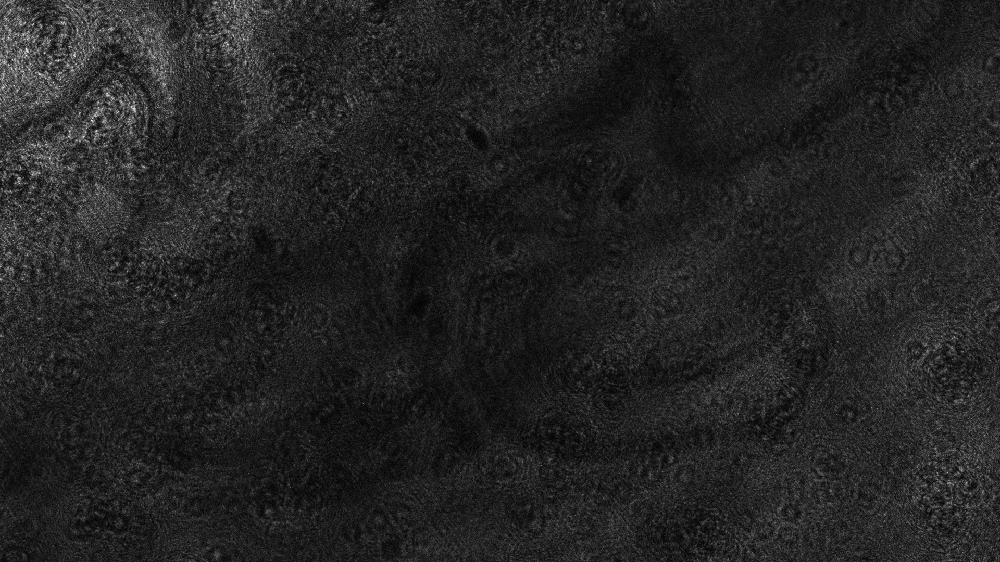
%> input picture Executables/ImageFiles/DiffuserOnly4x4_April12/Image3.png, 1000 x 562 px, shrunk from 1920 x 1080 before the run
$ octave untitled.m   (GNU Octave 9; MATLAB toolbox functions it lacks are replaced by stand-ins)
%> lines starting %> are read from the running program, lines starting %| are printed output that depends on the picture
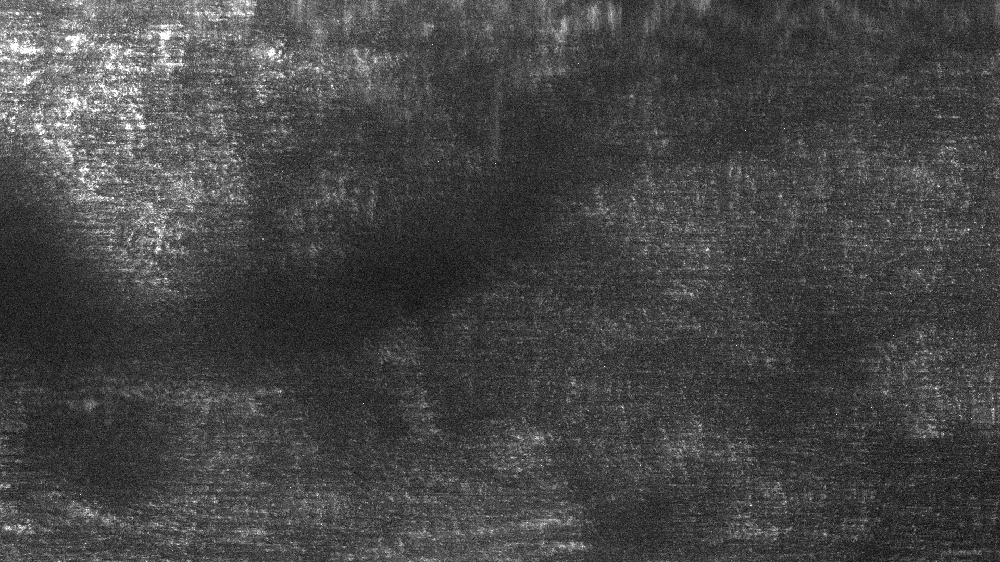
%> input picture Executables/ImageFiles/TestApril7_5x5_MJ_Laptop/Image22.png, 1000 x 562 px, shrunk from 1920 x 1080 before the run
### findShift2Images.m
%Finds corrilation in 2D between 2 same sized images
function [xShift,yShift] = findShift2Images(a,b)

% Things to add:
% Sepereate out nfft2 alh nifft2 functions

    a = norm2max(a);
    b = norm2max(b);

    imdiff = abs(a-b); imdiff = imdiff/max(imdiff(:));
%> after `imdiff = abs(a-b)`:
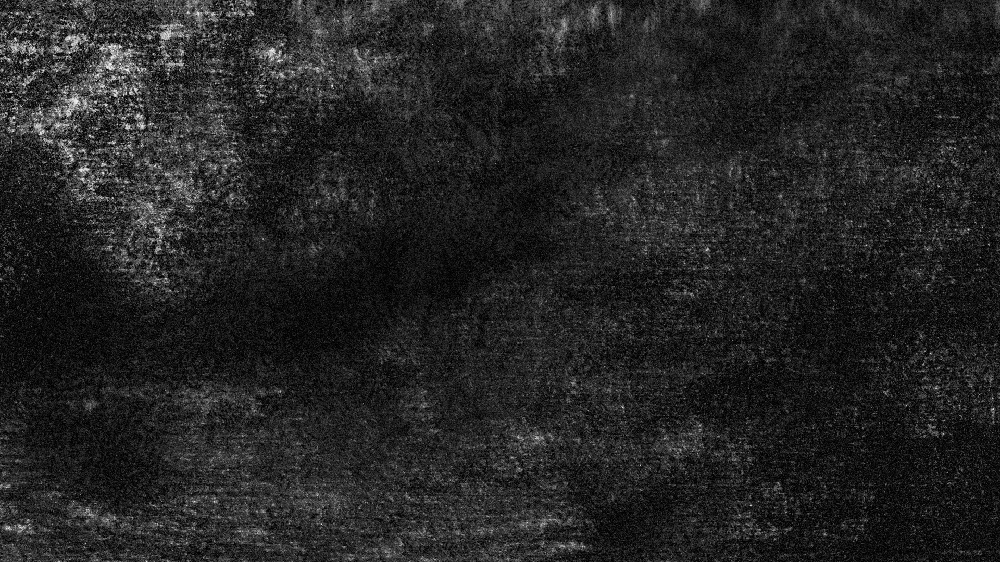
%> imdiff: size 562x1000 double; min 3.94e-07, max 0.968, mean 0.145
    msk = imdiff<0.1;
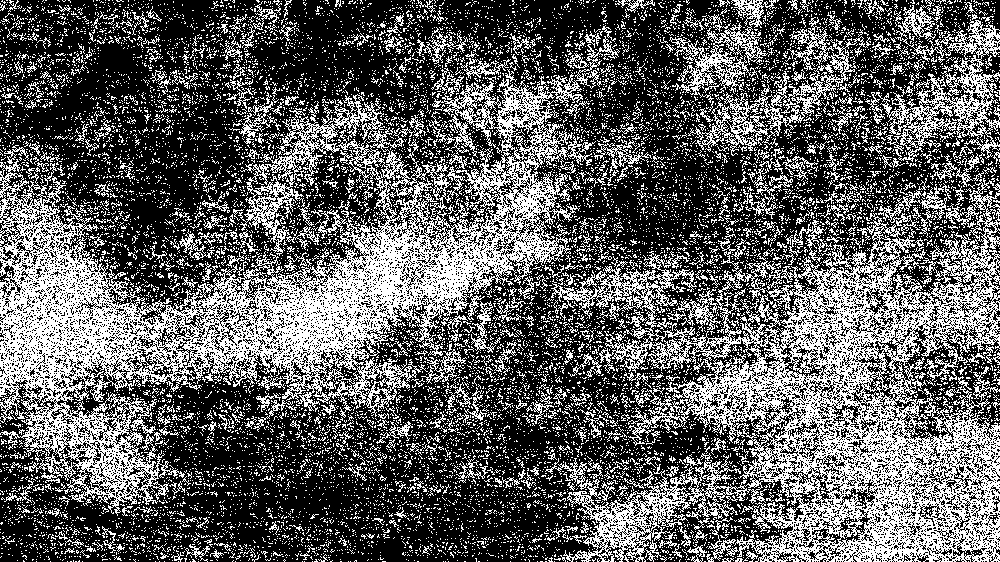
%> msk: size 562x1000 logical; 37.3% white in thin lines or dots
    a(msk)=0.1;
    b(msk)=-0.1;

    imagesc( imdiff );
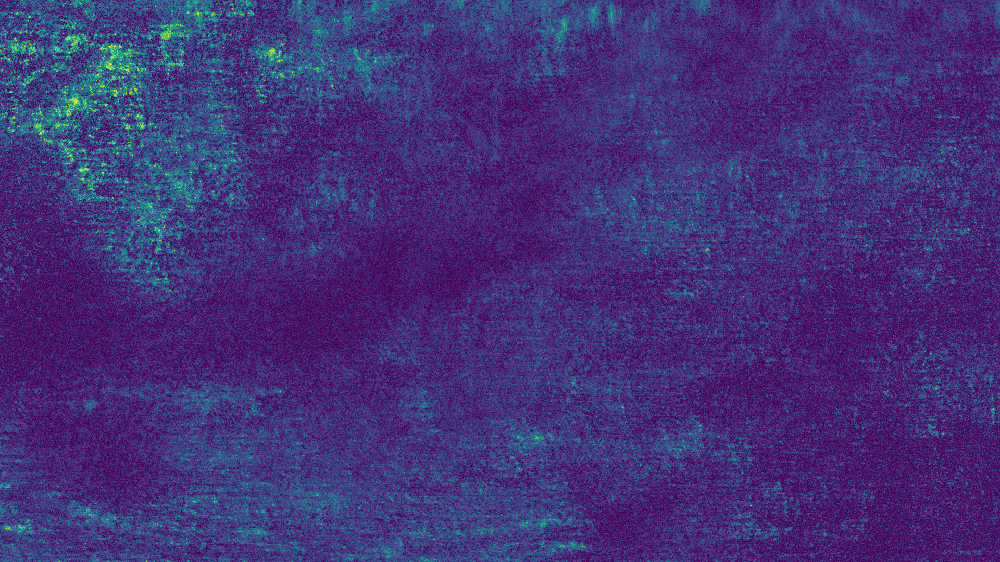
%> displayed picture: size 562x1000x3, on the screen's scale of 0 to 255; mean R, G, B 66.6, 50, 120.4

    ax1 = subplot(121);
    imagesc(a); axis image;
    ax2 = subplot(122);
    imagesc(b); axis image;

    linkaxes([ax1,ax2])

    [M,N]=size(a);
%> M = 562; N = 1000

    A = nfft2(a);
    B = nfft2(b);

    CC = abs( nifft2(A.*conj(B)) ).^16;
%> in nifft2, `a = ifftshift(ifft2(fftshift(b)));`:
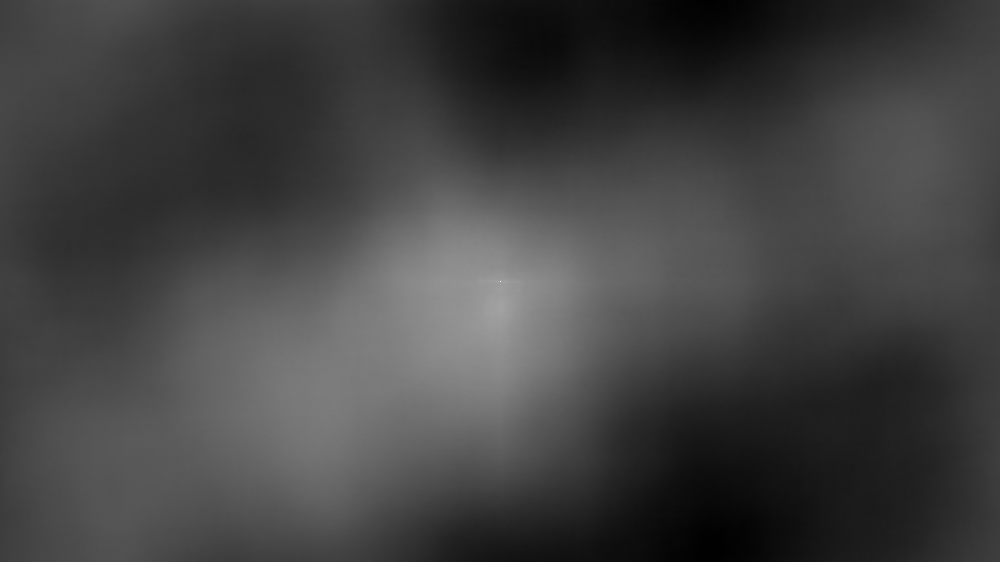
%> a: size 562x1000 double; min 9829.1, max 13908.2, mean 10887.3; drawn with min black and max white
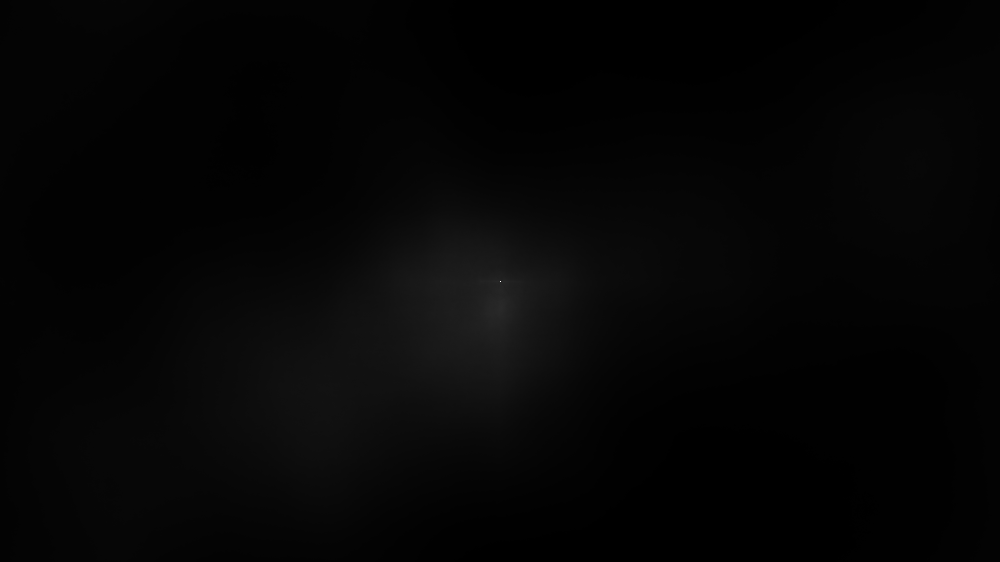
%> CC: size 562x1000 double; min 7.59e+63, max 1.96e+66, mean 5.03e+64; drawn with min black and max white

    figure;
    imagesc(CC);

    [~,idx]=max(CC(:));
%> idx = 281282
    [yShift,xShift] = ind2sub(size(CC),idx);
%> yShift = 282; xShift = 501

    %Test if N and M are even or odd and use that
    if mod(N,2) == 0
        xShift = N/2 + 1 - xShift;
%> xShift = 0
    else
        xShift = N/2 + 1.5 - xShift;
    end

    if mod(M,2) == 0
        yShift = M/2 + 1 - yShift;
%> yShift = 0
    else
        yShift = M/2 + 1.5 - yShift;
    end

end

function b = nfft2(a)
    b = ifftshift(fft2(fftshift(a)));

end
function a = nifft2(b)
    a = ifftshift(ifft2(fftshift(b)));

end
function b = norm2max(a)

    b = (a-min(a(:)))/(max(a(:))-min(a(:)));

end

### Executables/untitled.m
close all;

i1 = double(imread("Image3.png"));
i2 = double(imread("Image22.png"));

% [8 lines of commented-out code are left out]

[x,y]=findShift2Images(i1,i2)
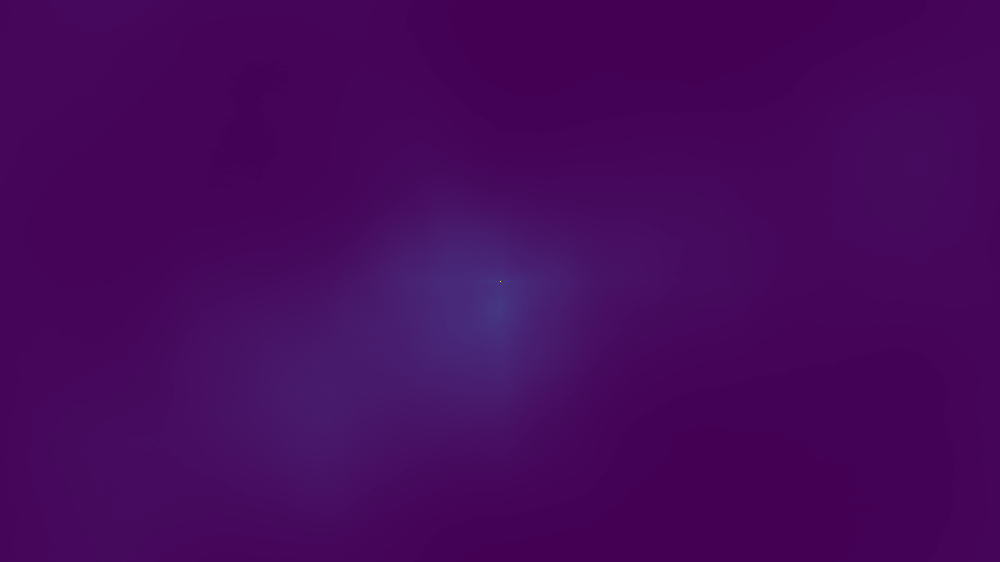
%> displayed picture: size 562x1000x3, on the screen's scale of 0 to 255; mean R, G, B 69.5, 8.3, 91.5
%> x = 0; y = 0
